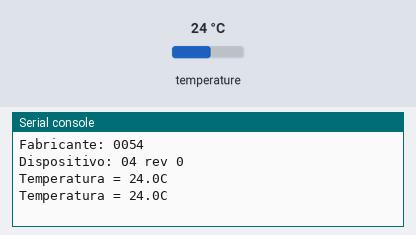
Recording of a program running on a simulated Raspberry Pi Pico running MicroPython. On the bench: the last lines printed to the serial console. The test bench sets the inputs (shaded band); at power-on: temperature 24 °C.

Above: at 1.2 s.
1.3 s: temperature set to 12 °C
At 1.9 s:
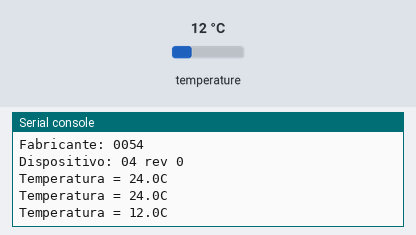
2.8 s: temperature set to 19 °C
At 3.4 s:
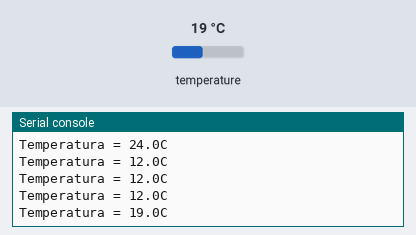
Timing chart, 0 to 5.8 s (numbered marks = the images above; inputs shaded):
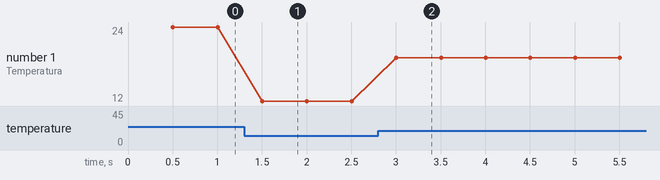

The program:

mcp9808_mpython.py
```python
#Exemplo com Sensor MCP9808

from machine import I2C,Pin
from time import sleep

# Endereco I2C do  MCP9808
MCP9808_ADDR = 0x18

#Registradores do MCP9808
MCP9808_CONFIG = 1
MCP9808_UPPER = 2
MCP9808_LOWER = 3
MCP9808_CRIT = 4
MCP9808_TA = 5
MCP9808_MANID = 6
MCP9808_DEVID = 7
MCP9808_RESOL = 8

# Codifica temperatura para o sensor
def encodeTemp(temp):
    if temp >= 0:
        val =  int(temp/0.25) << 2
    else:
        val = (2048 + int(temp/0.25)) << 2
    return bytearray([val >> 8, val & 0xFF])

# Decodifica temperatura lida do sensor
def decodeTemp(val):
    sign = val & 0x1000
    val = val & 0x1FFF
    if sign != 0:
        val = val - 0x2000
    return val/16

i2c = I2C(0, sda=Pin(16), scl=Pin(17))

# Le registrador de 16 bits
def readReg16(reg):
    data = i2c.readfrom_mem(MCP9808_ADDR,reg,2)
    return (data[0] << 8) + data[1]

# Verifica IDs de fabricante e dispositivo
print ('Fabricante: {:04X}'.format(readReg16(MCP9808_MANID)))
devID = readReg16(MCP9808_DEVID);
print ('Dispositivo: {:02X} rev {}'.format(devID >>8, devID&0xFF))

# Define limites para saida Alert
i2c.writeto_mem(MCP9808_ADDR,MCP9808_CRIT,encodeTemp(30.0))
i2c.writeto_mem(MCP9808_ADDR,MCP9808_UPPER,encodeTemp(23.0))
i2c.writeto_mem(MCP9808_ADDR,MCP9808_LOWER,encodeTemp(20.0))
i2c.writeto_mem(MCP9808_ADDR,MCP9808_CONFIG,b'\x00\x08')

# Laco principal: le temperatura
while True:
    sleep(0.5)
    print ('Temperatura = {}C'.format(
        decodeTemp(readReg16(MCP9808_TA))))
```

Measured:
- after the input at 1.3 s, the serial console: prints a new line after 0.20 s (image 1)
- after the input at 2.8 s, the serial console: prints a new line after 0.20 s (image 2)
- plotted number 1: 24 → 12 after the input at 1.3 s, 12 → 19 after the input at 2.8 s
